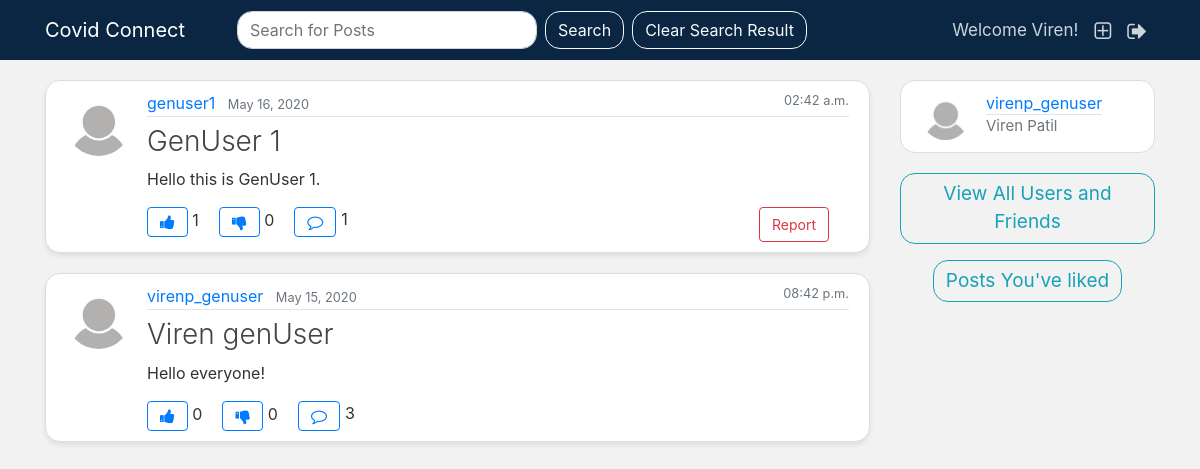
The app's page /blog/home/genuser/ (signed in) with its own data.
### blog/models.py (models this page shows, shortened)
class Post(models.Model):
    title = models.CharField(max_length=100)
    image = models.ImageField(default='default.jpg', upload_to='post_pics')
    content = models.TextField()
    date_posted = models.DateTimeField(default=timezone.now)
    author = models.ForeignKey(User, on_delete = models.CASCADE)
    likes = models.ManyToManyField(User, related_name='likes', blank = True)
    dislikes = models.ManyToManyField(User, related_name='dislikes', blank = True)
    report = models.ManyToManyField(User, related_name='report', blank = True)
    def __str__(self):
        return self.title
    def group(self):
        return str(self.author.groups.all()[0])
    def total_likes(self):
        return self.likes.count()
    def total_dislikes(self):
        return self.dislikes.count()

### users/models.py (models this page shows, shortened)
class Profile(models.Model):
    user = models.OneToOneField(User, on_delete=models.CASCADE)
    image = models.ImageField(default='default.jpg', upload_to='profile_pics')
    bio = models.TextField(default='Your Bio here....', max_length=100, blank=True)
    THEME_CHOICES = (
        ('Dark', 'Dark'),
        ('Light', 'Light')
    )
    theme = models.CharField(max_length=10, choices=THEME_CHOICES, blank=True)
    GENDER_CHOICES = (
        ('M', 'Male'),
        ('F', 'Female'),
    )
    gender = models.CharField(max_length=1, choices=GENDER_CHOICES, blank=True)

### blog/views.py (the view)
# urls.py: path('home/genuser/', PostListViewGenUser.as_view(), name='home-genuser'),
@method_decorator(login_required, name='dispatch')
@method_decorator(genuser_only, name='dispatch')
class PostListViewGenUser(ListView):
    model = Post
    template_name = 'blog/home_genuser.html'   #<app>/<model>_<viewtype>.html
    context_object_name = 'posts'
    ordering = ['-date_posted']
    def get(self, request):
        posts = Post.objects.all().order_by('-date_posted')
        print(posts)
        if 'search' in request.GET:
            search_term =  request.GET['search']
            posts = posts.filter(Q(title__icontains = search_term) |
                                 Q(content__icontains = search_term))
        friend, created = Friend.objects.get_or_create(current_user=request.user)
        friends = friend.friends.all()
        search_term = ''
        return render(request, self.template_name, { 'page_obj': posts, 'friends': friends, 'groupname': 'GenUser'})

### blog/templates/blog/home_genuser.html (shortened to what this page needs)
{% extends "blog/base.html" %}
{% block content %}
{% for post in page_obj %}
{% if post.group == 'GenUser' %}
<article class="media content-section box-shadow" style="border-radius: 15px;">
  <a href="{% url 'user-posts' post.author.username %}"><img class="rounded-circle article-img"
      src="{{ post.author.profile.image.url }}" /></a>
  <div class="media-body">
    <div class="article-metadata">
        {% if post.author in friends %}
          <a class="mr-2" style="text-decoration: none;" data-toggle="tooltip" data-placement="bottom" title="See this user's posts"
          href="{% url 'user-posts' post.author.username %}">{{ post.author }}</a>
        {% elif post.author == user %}
          <a class="mr-2" style="text-decoration: none;" data-toggle="tooltip" data-placement="bottom" title="See this user's posts"
          href="{% url 'user-posts' post.author.username %}">{{ post.author }}</a>
        {% else %}
          <a class="mr-2" style="text-decoration: none;" href="{% url 'not-friend' %}">{{ post.author }}</a>
        {% endif %}
      <small class="text-muted">{{ post.date_posted|date:"F d, Y" }}</small>
      <small style="float: right;" class="text-muted">{{ post.date_posted|date:"h:i a" }}</small>
      </div>
      <h2>
      <a class="article-title font-weight-light" data-toggle="tooltip" data-placement="bottom"title="See this post in another window." href="{% url 'post-detail' post.id %}">
        {{ post.title }}
      </a>
      </h2>
      {% if  post.image.url == '/media/default.jpg' %}
        <p class="article-content">{{ post.content }}</p>
      {% else %}
        <a href="{% url 'post-detail' post.id %}"><img style="border-radius: 20px;" src ="{{post.image.url}}" alt ='post pic'></a>
        <p style="margin-top: 10px;" class="article-content">{{ post.content }}</p>
      {% endif %}
      {% if post.author != user %}
        <form action="{% url 'report_post' %}" method="post" style="padding-right: 20px;">
          <button type="submit" name="post_id" value="{{ post.id }}"
            class="btn btn-outline-danger button-dark"
            data-toggle="tooltip" data-placement="bottom" title="Report this post for fake content."
            style="font-size: 14px; float: right;">Report</button>
        </form>
      {% endif %}
    <div class="row" style="margin-left: 0px;">
    <form action="{% url 'like_post' %}" method="post" style="padding-right: 20px;">
      <button type="submit" name="post_id" value="{{ post.id }}"
        class="btn btn-outline-primary button-dark fa fa-thumbs-up"></button>
      {{ post.total_likes }}
    </form>
    <form action="{% url 'dislike_post' %}" method="post" style="padding-right: 20px;">
      <button type="submit" name="post_id" value="{{ post.id }}"
        class="btn btn-outline-primary button-dark fa fa-thumbs-down"></button>
        {{ post.total_dislikes }}
    </form>
    <a href="{% url 'post-detail' pk=post.pk %}" style="padding-right: 5px;"><button class="btn btn-outline-primary button-dark fa fa-comment-o" ></button></a>{{ post.comments.count }}
    </div>
  </div>
</article>
{% endif %}
{% endfor %}
{% endblock content %}

### blog/templates/blog/base.html (shortened to what this page needs)
{% load static%}
<!DOCTYPE html>
<html>
<head>
    <link rel="stylesheet" href="http://code.jquery.com/ui/1.8.18/themes/base/jquery-ui.css" type="text/css" media="all"/>
    <link rel="stylesheet" href="https://stackpath.bootstrapcdn.com/bootstrap/4.4.1/css/bootstrap.min.css">
    {% if user.profile.theme == 'Dark' %}
    <link rel="stylesheet" type="text/css" href="{% static 'blog/dark.css' %}">
    {% else %}
    <link rel="stylesheet" type="text/css" href="{% static 'blog/light.css' %}">
    {% endif %}
    <link rel="stylesheet" href="https://cdnjs.cloudflare.com/ajax/libs/font-awesome/4.7.0/css/font-awesome.min.css">
</head>
<body class="dark-body light-body">
    <header class="site-header">
        <nav class="navbar navbar-expand-md navbar-dark bg-steel fixed-top">
          <div class="container">
              <a class="navbar-brand mr-1 logo-dark" href="{% url 'home-genuser' %}">Covid Connect</a>
            <div class="collapse navbar-collapse" id="navbarToggle">
              <div class="navbar-nav mr-auto">
                  <form class="form-inline my-2 my-lg-0 ml-5">
                    <input style="border-radius: 15px; width: 300px" class="form-control mr-sm-2 search-dark" type="search" placeholder="Search for Posts" aria-label="Search" name = 'search'>
                    <button style="border-radius: 15px;" class="btn btn-outline-light my-2 my-sm-0 button-dark" type="submit">Search</button>
                  </form>
                  <a href="{% url 'home-genuser' %}">
                    <button  style="border-radius: 15px;" class="btn btn-outline-light button-dark ml-2">Clear Search Result</button>
                  </a>
              </div>
              <div class="navbar-nav">
                <a class="nav-item nav-link" style="font-size: 17px; margin-top: 2px;">Welcome {{ user.first_name }}!</a>
                <a class="nav-item nav-link fa fa-plus-square-o fa-lg dark-a mt-2" data-toggle="tooltip" data-placement="bottom" title="Create new post." href="{% url 'post-create' %}"></a>
                <a class="nav-item nav-link fa fa-sign-out fa-lg dark-a mt-2" data-toggle="tooltip" data-placement="bottom" title="Logout" href="{% url 'logout' %}"></a>
              </div>
            </div>
          </div>
        </nav>
    </header>
    <main role="main" class="container">
      <div class="row">
      <div class="col-md-9">
          {% block content %}{% endblock %}
      </div>
      <div class="col-md-3">
          <div class="content-section" style="border-radius: 15px;">
            <a href="{% url 'profile' %}"><img class="rounded-circle article-img" style="float: left; width: 49px; height: 49px;" src="{{ user.profile.image.url }}"></a>
            <a class="article-metadata" style="text-decoration: none;" href="{% url 'profile' %}">{{ user.username }}</a>
            {% if user.first_name != '' %}
              <p class="text-secondary mb-1" style="font-size: 15px;">{{ user.first_name }} {{ user.last_name }}</p>
            {% else %}
              <p class="text-secondary mb-1" style="font-size: 15px;">New User</p>
            {% endif %}
          </div>
          <center>
          {% if groupname == 'Volunteer' %}
            <a href="{% url 'volunteers-view' %}">
              <button  style='font-size: 19px; border-radius: 15px;' class='btn btn-outline-info button-dark mb-3'>View All Users and Friends</button>
            </a>
          {% elif groupname ==  'GenUser' %}
            <a href="{% url 'genusers-view' %}">
              <button  style='font-size: 19px; border-radius: 15px;' class='btn btn-outline-info button-dark mb-3'>View All Users and Friends</button>
            </a>
          {% endif %}
          <a href="{% url 'liked-posts' %}">
            <button  style='font-size: 19px; border-radius: 15px;' class='btn btn-outline-info button-dark'>Posts You've liked</button>
          </a>
        </center>
      </div>
      </div>
    </main>
  </body>
</html>

### blog/static/blog/light.css (style rules this page uses)
body { background: #f2f2f2; color: #333333; margin-top: 5rem; }
h1, h2, h3, h4, h5, h6 { color: #444444; }
.bg-steel { background-color: #0a2642; }
.site-header .navbar-nav .nav-link { color: #cbd5db; }
.content-section { background: #ffffff; padding: 10px 20px; border: 1px solid #dddddd; border-radius: 3px; margin-bottom: 20px; }
.article-title { font-size: 28px; color: #444444; }
.article-content { white-space: pre-line; }
.article-img { height: 65px; width: 65px; margin-right: 16px; }
.article-metadata { padding-bottom: 1px; margin-bottom: 4px; border-bottom: 1px solid #e3e3e3 }
.box-shadow { box-shadow: 0 3px 5px 0 rgba(0, 0, 0, 0.08); transition: box-shadow 0.1s ease-in-out; }

### records on screen
Post: author.profile.image (placeholder picture), author "genuser1", date_posted "May 16, 2020", date_posted "02:42 a.m.", title "GenUser 1", content "Hello this is GenUser 1.", total_likes "1", total_dislikes "0", comments.count "1"
Post: author.profile.image (placeholder picture), author "virenp_genuser", date_posted "May 15, 2020", date_posted "08:42 p.m.", title "Viren genUser", content "Hello everyone!", total_likes "0", total_dislikes "0", comments.count "3"

### other values on screen
{{ user.first_name }} "Viren"
{{ user.username }} "virenp_genuser"
{{ user.last_name }} "Patil"
